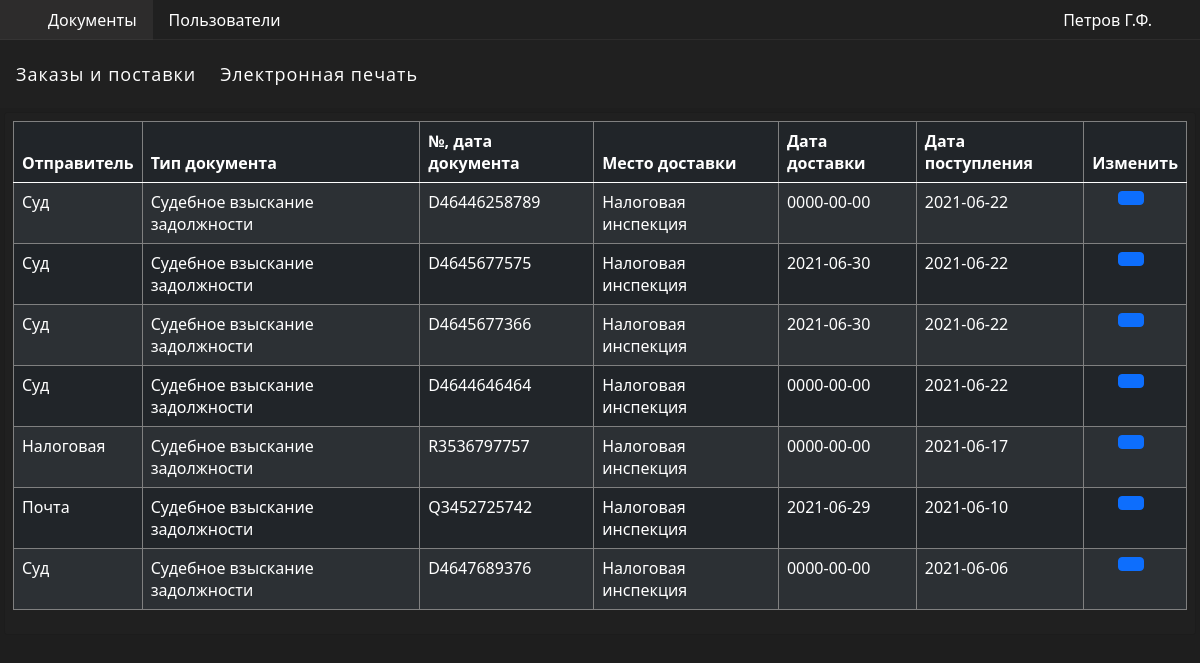
/includes/admin/docx.php (signed in), run on the app's committed database.
### tables this page shows
CREATE TABLE IF NOT EXISTS `documents` (
  `id` int(10) NOT NULL,
  `sender` text NOT NULL,
  `doctype` text NOT NULL,
  `docdate` text NOT NULL,
  `delloc` text NOT NULL,
  `deldate` date NOT NULL,
  `receipt` date NOT NULL
);

### includes/ext/docx-cfg.php (called while the page is built, shortened)
<?php
    $sender = 'Отправитель';
    $doctype = 'Тип документа';
    $docdate = '№, дата документа';
    $delloc = 'Место доставки';
    $deldate = 'Дата доставки';
    $receipt = 'Дата поступления';
    $edit_button = 'Изменить';
?>

### includes/admin/docx.php (the view)
<?php
    include '../../links.php';
    include '../../includes/ext/docx-cfg.php';
?>
<nav class="top-menu container-fluid">
    <ul class="menu-main">
        <li class="left-item"><a href="/includes/admin/docx.php">Заказы и поставки</a></li>
        <li class="left-item"><a href="/includes/admin/el_printing.php">Электронная печать</a></li>
    </ul>
</nav>
<div class="container-fluid">
    <div class="row">
        <div class="col-md-12">
            <div class="card">
            <table class="table table-dark table-striped">
                <thead>
                    <tr>
                        <th><?php echo $sender ?></th>
                        <th><?php echo $doctype ?></th>
                        <th><?php echo $docdate ?></th>
                        <th><?php echo $delloc ?></th>
                        <th><?php echo $deldate ?></th>
                        <th><?php echo $receipt ?></th>
                        <th style="text-align: center;"><?php echo $edit_button ?></th>
                    </tr>
                </thead>
                <tbody>
                    <?php
                        $sql = mysqli_query($db_connect, "SELECT `id`, `sender`, `doctype`, `docdate`, `delloc`, `deldate`, `receipt` FROM `documents`");
                        while ($result = mysqli_fetch_array($sql)) {
                            echo '<tr>'.
                                "<td>{$result['sender']}</td>".
                                "<td>{$result['doctype']}</td>".
                                "<td>{$result['docdate']}</td>".
                                "<td>{$result['delloc']}</td>".
                                "<td>{$result['deldate']}</td>".
                                "<td>{$result['receipt']}</td>".
                                "<td style='text-align: center;'><a class='btn btn-primary btn-edit-del' href='../../includes/admin/docx_edit.php?red_id={$result['id']}'><i class='zmdi zmdi-edit'></i></a></td>".
                            '</tr>';
                        }
                    ?>
                </tbody>
            </table>
            </div>
        </div>
    </div>
</div>

### assets/css/1.css (style rules this page uses)
a { text-decoration: none; }
.top-menu { background: #202020; position: relative; color: #fff; }
.menu-main { list-style: none; margin: 0; padding: 0; }
.menu-main::after { content: ""; display: table; clear: both; }
.menu-main a { display: block; line-height: 60px; padding: 0 12px; font-size: 18px; letter-spacing: 1px; font-family: 'Open Sans', sans-serif; color: #fff; transition: .3s; }
.menu-main a { text-decoration: none; }
.left-item { float: left; }
.container-fluid { padding: 4px; }
.card { border-radius: 4px; background-color: #202020; color: #fff; padding: 8px; display: flex; }
.row { margin: 0; }
.col-md-12 { padding: 0; }
.btn-edit-del { margin-right: 8px; }
ul { margin-bottom: 0rem; }
a { color: #fff; }
th { border: 1px solid grey; }
td { border: 1px solid grey; }

### data on the page
documents: sender "Суд", doctype "Судебное взыскание задолжности", docdate "D46446258789", delloc "Налоговая инспекция", deldate "0000-00-00", receipt "2021-06-22"
documents: sender "Суд", doctype "Судебное взыскание задолжности", docdate "D4645677575", delloc "Налоговая инспекция", deldate "2021-06-30", receipt "2021-06-22"
documents: sender "Суд", doctype "Судебное взыскание задолжности", docdate "D4645677366", delloc "Налоговая инспекция", deldate "2021-06-30", receipt "2021-06-22"
documents: sender "Суд", doctype "Судебное взыскание задолжности", docdate "D4644646464", delloc "Налоговая инспекция", deldate "0000-00-00", receipt "2021-06-22"
documents: sender "Налоговая", doctype "Судебное взыскание задолжности", docdate "R3536797757", delloc "Налоговая инспекция", deldate "0000-00-00", receipt "2021-06-17"
documents: sender "Почта", doctype "Судебное взыскание задолжности", docdate "Q3452725742", delloc "Налоговая инспекция", deldate "2021-06-29", receipt "2021-06-10"
documents: sender "Суд", doctype "Судебное взыскание задолжности", docdate "D4647689376", delloc "Налоговая инспекция", deldate "0000-00-00", receipt "2021-06-06"

### other printed values
$_COOKIE['user'] "Петров Г.Ф."
$sender "Отправитель"
$doctype "Тип документа"
$docdate "№, дата документа"
$delloc "Место доставки"
$deldate "Дата доставки"
$receipt "Дата поступления"
$edit_button "Изменить"
